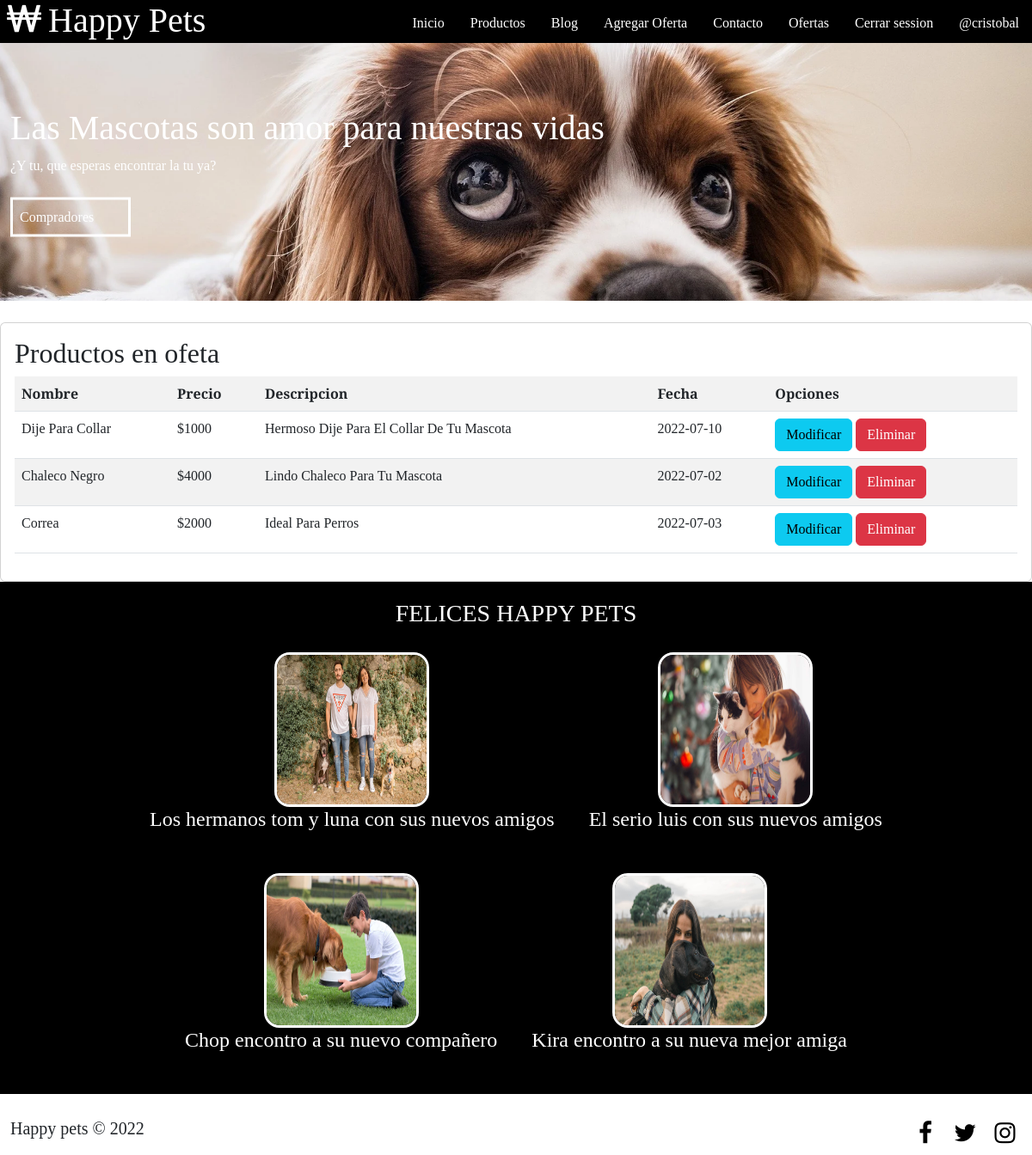
The app's page /listar-productos/ (signed in) with its own data.
### app/models.py (models this page shows, shortened)
class Producto(models.Model):
    nombre = models.CharField(max_length = 50)
    precio = models.IntegerField()
    descripcion = models.TextField()
    fecha_duracion = models.DateField()

### app/views.py (the view)
# urls.py: path('listar-productos/', listar_productos, name="listar_productos"),
def listar_productos(request):
    productos = Producto.objects.all()
    data = {
        'productos': productos
    }
    return render(request, 'app/producto/listar.html', data)

### app/templates/app/producto/listar.html
{% extends 'app/base.html' %}
{% load static %}
{% block contenido %}
<div class="card">
    <div class="card-body">
        <h2>Productos en ofeta</h2>
        <table class="table table-striped table-hover table-responsive-sm">
            <tr>
                <th>Nombre</th>
                <th>Precio</th>
                <th>Descripcion</th>
                <th>Fecha</th>
                <th>Opciones</th>
            </tr>
            {% for p in productos %}
            <tr>
                <td>{{ p.nombre | title }}</td>
                <td>${{ p.precio  }}</td>
                <td>{{ p.descripcion | title }}</td>
                <td>{{ p.fecha_duracion | title }}</td>
                <td>
                    {% if perms.app.change_producto %}
                    <a href="{% url 'modificar_productos' p.id %}" class="btn btn-info">Modificar</a>
                    {% endif %}
                    {% if perms.app.delete_producto %}
                    <a href="{% url 'eliminar_producto' p.id %}" class="btn btn-danger">Eliminar</a>
                    {% endif %}
                </td>
            </tr>
            {% endfor %}
        </table>
    </div>
</div>
<section id="info">
    <h3>FELICES HAPPY PETS</h3>
    <div class="contenedor">
        <div class="info-productos">
            <img src="{% static 'app/img/BLOG/blog_abajo1.jpg' %}" alt="">
            <h4>Los hermanos tom y luna con sus nuevos amigos</h4>
        </div>
        <div class="info-productos">
            <img src="{% static 'app/img/BLOG/blog_abajo2.jpg' %}" alt="">
            <h4>El serio luis con sus nuevos amigos</h4>
        </div>
        <div class="info-productos">
            <img src="{% static 'app/img/BLOG/blog_abajo3.jpg' %}" alt="">
            <h4>Chop encontro a su nuevo compañero</h4>
        </div>
        <div class="info-productos">
            <img src="{% static 'app/img/BLOG/blog_abajo4.jpg' %}" alt="">
            <h4>Kira encontro a su nueva mejor amiga</h4>
        </div>
    </div>
</section>
{% endblock %}

### app/templates/app/base.html (shortened to what this page needs)
<!DOCTYPE html>
<html lang="es">
<head>
    {% load static %}
    <link href="https://cdn.jsdelivr.net/npm/bootstrap@5.2.0-beta1/dist/css/bootstrap.min.css" rel="stylesheet">
    <link rel="stylesheet" href="{% static 'app/css/fontello.css' %}">
    <link rel="stylesheet" href= "{% static 'app/css/estilos.css' %}">
</head>
<body>
    <header>
        <div class="Contenedor">
            <h1 class="icon-won">Happy Pets</h1>
            <nav class="menu">
                <a href="{% url 'home' %}">Inicio</a>
                <a href="{% url 'productos' %}">Productos</a>
                <a href="{% url 'blog' %}">Blog</a>
                {% if perms.app.add_producto %}
                <a href="{% url 'agregar_producto' %}">Agregar Oferta</a>
                {% endif %}
                {% if user.is_authenticated %}
                <a href="{% url 'contacto' %}">Contacto</a>
                <a href="{% url 'listar_productos' %}">Ofertas</a>
                <a href="{% url 'logout' %}">Cerrar session</a>
                <a href="{% url 'home' %}">@{{ user.username }}</a>
                {% else %}
                <a href="{% url 'login' %}">Iniciar session</a>
                <a href="{% url 'registro' %}">Registrarse</a>
                {% endif %}
            </nav>
        </div>
    </header>
    <main>
        <section id="banner">
            <img src="{% static 'app/img/Perro_pagina_principal.jpg' %}">
            <div class="contenedor">
               <h2>Las Mascotas son amor para nuestras vidas</h2>
               <p>¿Y tu, que esperas encontrar la tu ya?</p>
               <a href="{% url 'comentarios' %}">Compradores</a>
            </div>
        </section>
        {% block contenido %}
        {% endblock %}
    </main>
    <footer>
        <div class="contenedor">
            <p class="copy">Happy pets &copy; 2022</p>
            <div class="sociales">
                <a class="icon-facebook"href="#!"></a>
                <a class="icon-twitter" href="#!"></a>
                <a class="icon-instagram" href="#!"></a>
            </div>
        </div>
    </footer>
</body>
</html>

### app/static/app/css/estilos.css (style rules this page uses)
* { margin: 0; padding: 0; box-sizing: border-box; }
body { font-family: 'Cinzel Decorative', cursive; }
header { width: 100%; height: 50px; background: black; color: #fff; position: fixed; top: 0; left: 0; z-index: 100; }
.contenedor { width: 98%; margin: auto; }
h1 { float: left; }
section { width: 100%; margin-bottom: 25px; }
footer .contenedor { display: flex; flex-wrap: wrap; justify-content: center; }
.copy { font-size: 20px; }
.sociales { width: 100%; text-align: center; font-size: 28px; }
.sociales a { color: black; text-decoration: none; }
@media (min-width: 768px) { .sociales { width: auto; } }
@media (min-width: 768px) { footer .contenedor { justify-content: space-between; } }

### app/static/app/css/menu.css (style rules this page uses)
.menu { position: absolute; top: 50px; left: 0; width: 100%; height: 100vh; background: rgba(0, 0, 0, 0.9); transition: all 0.5s; transform: translateX(-100%); }
.menu a { display: block; color: #fff; height: 50px; text-decoration: none; padding: 15px; border-bottom: 1px solid rgba(255, 255, 255, 0.5); }
@media (min-width: 1024px) { .menu { position: static; width: auto; height: auto; transform: translateX(0%); float: right; display: flex; } }
@media (min-width: 1024px) { .menu a { border: none; } }

### app/static/app/css/banner.css (style rules this page uses)
#banner { margin-top: 50px; position: relative; }
#banner img { width: 100%; height: 100%; }
#banner .contenedor { position: absolute; top: 50%; left: 50%; transform: translateX(-50%) translateY(-50%); color: #fff; }
#banner h2 { font-size: 25px; }
#banner a { display: block; width: 140px; color: #fff; text-decoration: none; padding: 8px; margin-top: 10px; border: 3px solid #fff; }
@media (min-width:480px) { #banner h2 { font-size: 40px; } }
@media (min-width:480px) { #banner a { margin-top: 25px; } }
@media (min-width: 768px) { #banner { height: 300px; overflow: hidden; } }
@media (min-width: 768px) { #banner img { height: auto; margin-top: -100px; } }

### app/static/app/css/info.css (style rules this page uses)
#info { background: black; color: #fff; text-align: center; padding: 20px; }
#info .contenedor { display: flex; flex-wrap: wrap; justify-content: center; }
.info-productos { margin: 20px; }
.info-productos img { width: 180px; height: 180px; border-radius: 10%; border: 3px solid #fff; }

### records on screen
Producto: nombre "Dije Para Collar", precio "1000", descripcion "Hermoso Dije Para El Collar De Tu Mascota", fecha_duracion "2022-07-10"
Producto: nombre "Chaleco Negro", precio "4000", descripcion "Lindo Chaleco Para Tu Mascota", fecha_duracion "2022-07-02"
Producto: nombre "Correa", precio "2000", descripcion "Ideal Para Perros", fecha_duracion "2022-07-03"

### other values on screen
{{ user.username }} "cristobal"
